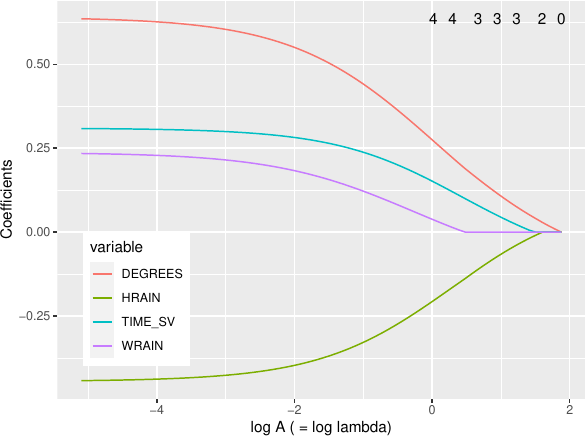

This figure's R source:
pdf(file = "08-r-enet-path.pdf", width = 6, height = 4.5)

library(tidyverse)
my_url <- str_c("https://raw.githubusercontent.com/taroyabuki",
                "/fromzero/master/data/wine.csv")
my_data <- read_csv(my_url)

library(ggfortify)
library(glmnetUtils)

my_data2 <- my_data %>%
  mutate_all(scale) # 標準化

B <- 0.1

glmnet(
  form = LPRICE2 ~ .,
  data = my_data2,
  alpha = B) %>%
  autoplot(xvar = "lambda") +
  xlab("log A ( = log lambda)") +
  theme(legend.position =
          c(0.15, 0.25))
